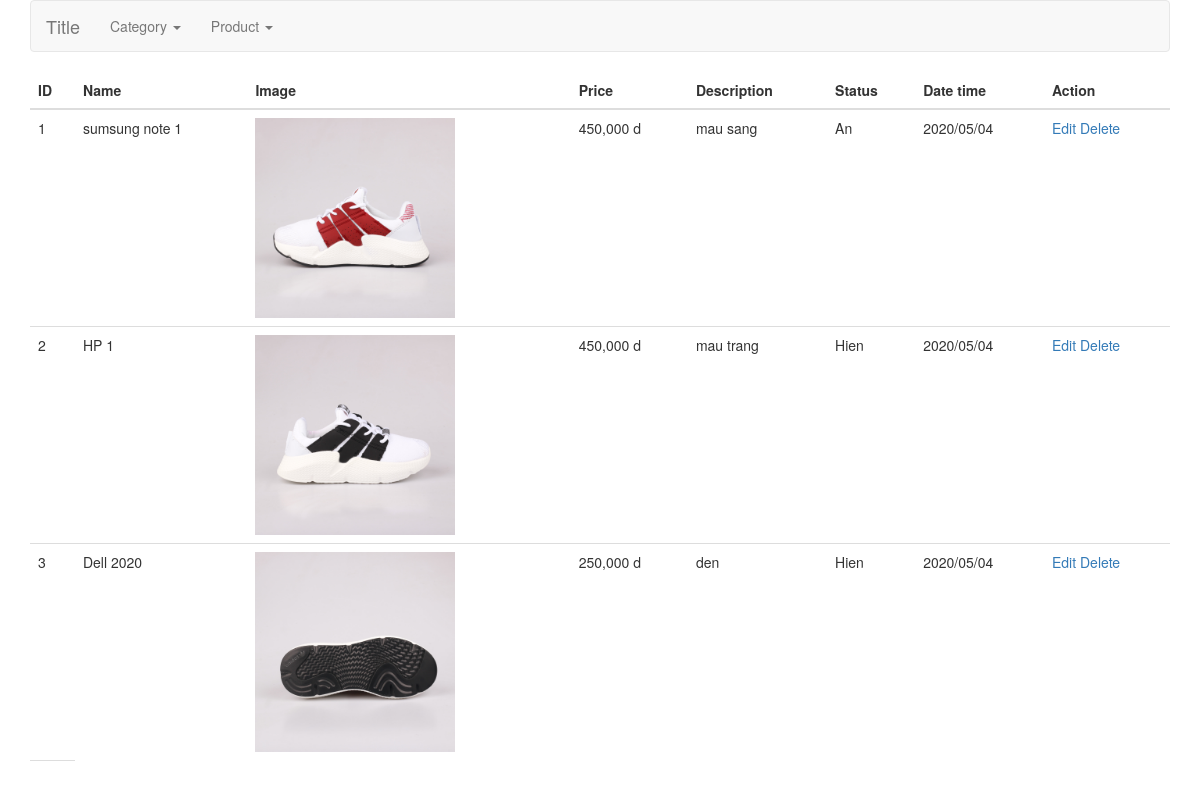
Page /?page=list_product on the committed database.
### tables this page shows
CREATE TABLE `product` (
  `id` int(11) NOT NULL,
  `cat_id` int(11) NOT NULL,
  `pro_name` varchar(250) NOT NULL,
  `pro_price` float NOT NULL,
  `pro_desc` varchar(250) NOT NULL,
  `pro_status` tinyint(4) NOT NULL,
  `pro_image` varchar(250) NOT NULL,
  `date_create` timestamp NOT NULL DEFAULT current_timestamp() ON UPDATE current_timestamp()
);

### database/query.php (called while the page is built, shortened)
<?php
	function select_all($table)
	{
		$sql = "SELECT * FROM $table";
		return $sql;
	}
?>

### page/product/index.php (the view)
<?php
$sql = select_all('product');
$result = $conn->query($sql);
?>
<table class="table table-hover">
	<thead>
		<tr>
			<th>ID</th>
			<th>Name</th>
			<th>Image</th>
			<th>Price</th>
			<th>Description</th>
			<th>Status</th>
			<th>Date time</th>
			<th>Action</th>
		</tr>
	</thead>
	<tbody>
		<?php
		if ($result->num_rows > 0) {
		    while($row = $result->fetch_assoc()) {
        ?>
		<tr>
			<td><?php echo $row['id']; ?></td>
			<td><?php echo $row['pro_name']; ?></td>
			<td>
				<img style="width: 200px" src="upload/<?php echo $row['pro_image'] ?>" alt="">
			</td>
			<td><?php echo number_format($row['pro_price']); ?> d</td>
			<td><?php echo $row['pro_desc']; ?></td>
			<td><?php echo $row['pro_status'] == 1 ? "Hien" : "An" ?></td>
			<td><?php echo date_format(date_create($row['date_create']), "Y/m/d");; ?></td>
			<td>
				<a href="?page=edit_category&id=<?php echo $row['id'];  ?>">Edit</a>
				<a href="?page=delete_category&id=<?php echo $row['id'];  ?>">Delete</a>
			</td>
		</tr>
        <?php
		    }
		} else {
		    echo "0 results";
		}
		?>
		<tr>
			<td></td>
		</tr>
	</tbody>
</table>

### index.php (shortened to what this page needs)
<?php
require('database/connect.php');
require('database/query.php');
?>
<!DOCTYPE html>
<html>
<head>
	<link rel="stylesheet" href="bootstrap-3.3.7-dist/css/bootstrap.min.css">
</head>
<body>
	<div class="container">
		<?php
		require('components/nav.php');
		?>
		<?php
		if (isset($_GET['page'])) {
			switch ($_GET['page']) {
				case 'list_product':
					require('page/product/index.php');
					break;
			}
		}
		?>
	</div>
</body>
</html>

### components/nav.php (shortened to what this page needs)
<nav class="navbar navbar-default" role="navigation">
	<div class="container-fluid">
		<div class="navbar-header">
			<a class="navbar-brand" href="#">Title</a>
		</div>
		<div class="collapse navbar-collapse navbar-ex1-collapse">
			<ul class="nav navbar-nav">
				<li class="dropdown">
					<a href="#" class="dropdown-toggle" data-toggle="dropdown">Category <b class="caret"></b></a>
				</li>
				<li class="dropdown">
					<a href="#" class="dropdown-toggle" data-toggle="dropdown">Product <b class="caret"></b></a>
				</li>
			</ul>
		</div>
	</div>
</nav>

### rows in the picture
product: id "1", pro_name "sumsung note 1", pro_image (picture), pro_price "450,000", pro_desc "mau sang", pro_status "An", date_create "2020/05/04"
product: id "2", pro_name "HP 1", pro_image (picture), pro_price "450,000", pro_desc "mau trang", pro_status "Hien", date_create "2020/05/04"
product: id "3", pro_name "Dell 2020", pro_image (picture), pro_price "250,000", pro_desc "den", pro_status "Hien", date_create "2020/05/04"
